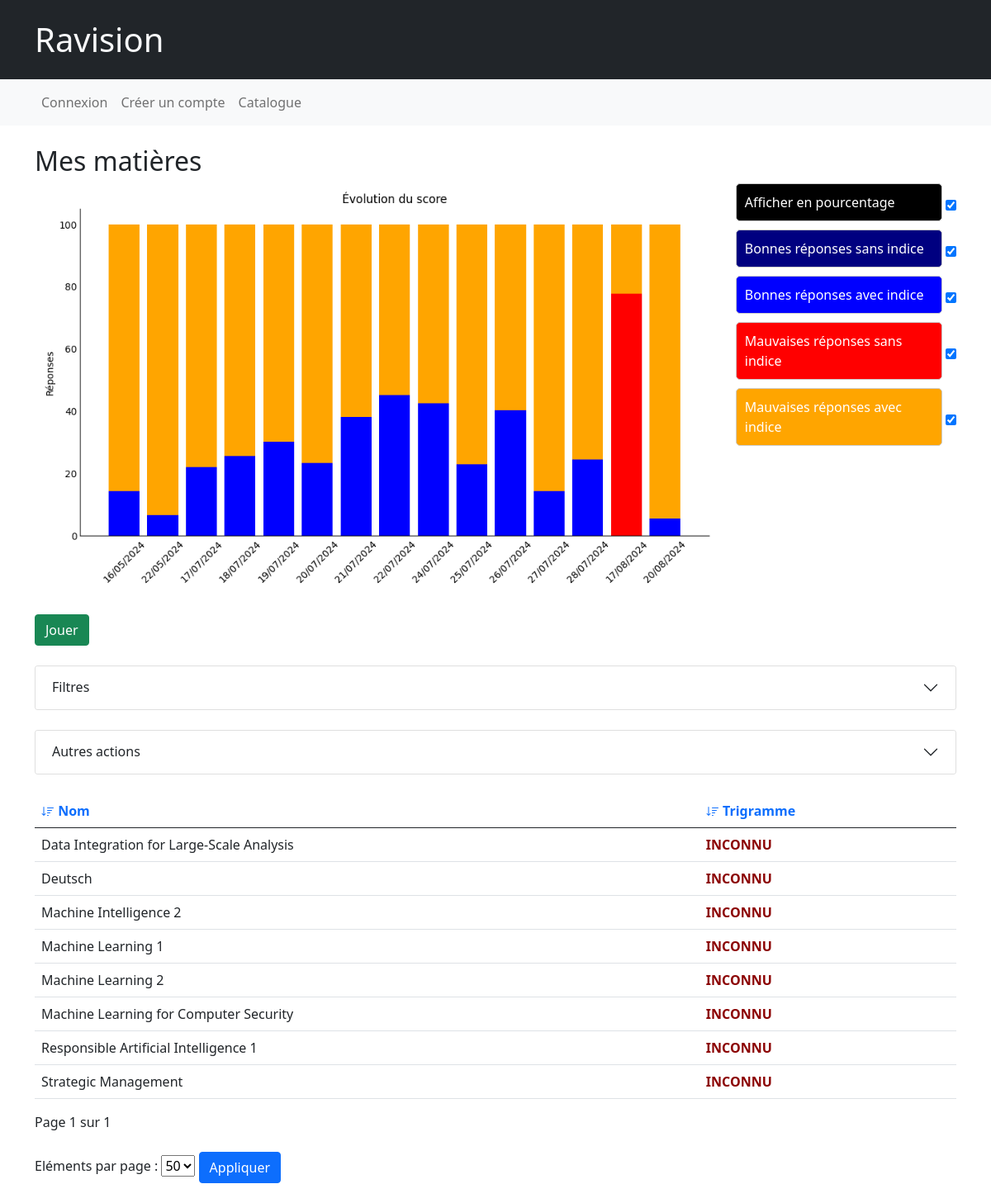
/quizz/subjects/, run on an earlier commit of the app's database.
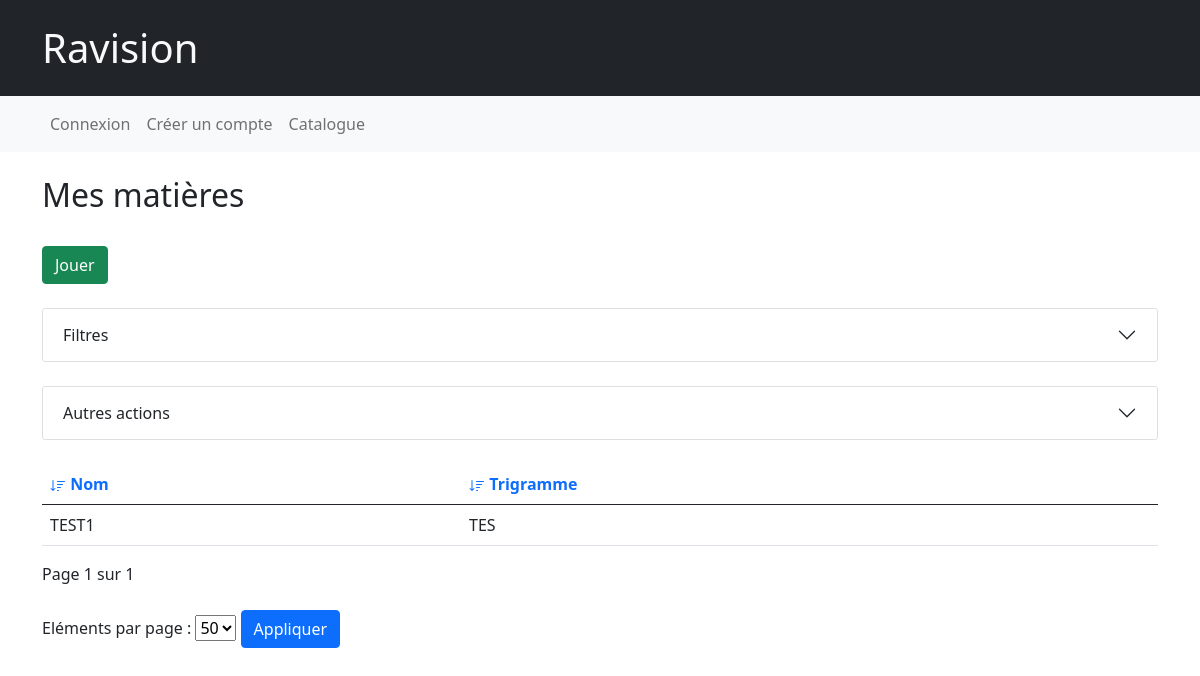
And on a later commit of the database.
### quizz/models.py (models this page shows, shortened)
class Subject(models.Model):
    private = models.BooleanField(default=False)
    name = models.CharField(max_length = 255,default="")
    short_name = models.CharField(max_length = 3,default="",unique=True)
    def as_dict(self):
        return {
            'name': self.name,
            'short_name': self.short_name
        }

### quizz/views.py (the view, shortened to what this page needs)
# urls.py: path('subjects/', views.subjects, name='subjects'),
def subjects(request):
    filterForm = SubjectFilterForm(request.GET)
    subjects = Subject.objects.all()
    addForm = SubjectUpdateForm()
    tests = Test.objects.all()
    chart = get_custom_scores(tests, request)
    if filterForm.is_valid():
        subjects = filterForm.filter_queryset(subjects)
    subjects = paginate_children(request,subjects)
    fields = {'name':'Nom','short_name':'Trigramme'}
    action = 'subjects'
    context = prepare_render_context(action, filterForm, subjects, request, fields, childurl='subject', addForm = addForm, chart=chart)
    return update_page(request,chart,action,context)

### quizz/forms.py (called while the page is built)
    def filter_queryset(self, queryset, **kwargs):
        filters = {}
        for field in self.fields:
            if self.cleaned_data.get(field):
                filters[f"{field}__icontains"] = self.cleaned_data.get(field)
        return queryset.filter(**filters, **kwargs)

### quizz/utils.py (called while the page is built)
def get_graph():
    buffer = BytesIO()
    plt.savefig(buffer, format='png')
    buffer.seek(0)
    image_png = buffer.getvalue()
    graph = base64.b64encode(image_png)
    graph = graph.decode('utf-8')
    buffer.close()
    return graph

def get_custom_scores(tests, request):
    values = ['1', None]
    percentage = (request.GET.get('percentage') in values)
    show_correct_without_hint = (request.GET.get('show_correct_without_hint') in values)
    show_correct_with_hint = (request.GET.get('show_correct_with_hint') in values)
    show_incorrect_without_hint = (request.GET.get('show_incorrect_without_hint') in values)
    show_incorrect_with_hint = (request.GET.get('show_incorrect_with_hint') in values)
    return get_scores(tests, percentage, show_correct_without_hint, show_correct_with_hint, show_incorrect_without_hint, show_incorrect_with_hint)

def getChildrenPerPage(request):
    return request.GET.get('children_per_page', DEFAULT_PER_PAGE)

def ajax_check(request):
    return request.headers.get('X-Requested-With') == 'XMLHttpRequest'

def paginate_children(request,children):
    return paginate_queryset(children.order_by(f"{'-' if request.GET.get('order', 'asc') == 'desc' else ''}{request.GET.get('sort_by', 'name')}"), request, getChildrenPerPage(request))

def update_page(request,chart,action,context):
    if ajax_check(request):
        return update_chart(request,chart)
    return render(request, f'quizz/{action}.html', context)

def paginate_queryset(queryset, request, per_page=10):
    paginator = Paginator(queryset, per_page)
    page_number = request.GET.get('page')
    try:
        return paginator.page(page_number)
    except PageNotAnInteger:
        return paginator.page(1)
    except EmptyPage:
        return paginator.page(paginator.num_pages)

### quizz/templates/quizz/subjects.html
{% extends 'quizz/base.html' %}
{% block content %}
<h2>Mes matières</h2>
{% include 'quizz/object.html' %}
{% endblock %}

### quizz/templates/quizz/base.html (shortened to what this page needs)
<!DOCTYPE html>
<html lang="en">
<head>
    {%load static%}
    <link rel="stylesheet" href="{% static 'quizz/style.css' %}">
    <link rel="stylesheet" href="https://cdn.jsdelivr.net/npm/bootstrap@5.0.0/dist/css/bootstrap.min.css">
</head>
<body>
    <header class="bg-dark text-light py-4">
        <div class="container">
            <h1 class="mb-0">Ravision</h1>
        </div>
    </header>
    <nav class="navbar navbar-expand-lg navbar-light bg-light">
        <div class="container">
            <ul class="navbar-nav">
                {% if user.is_authenticated %}
                <li class="nav-item">
                    <a class="nav-link" href="{% url 'subjects' %}">Mes matières</a>
                </li>
                <li class="nav-item">
                    <a class="nav-link" href="{% url 'import_excel' %}">Importer</a>
                </li>
                <li class="nav-item">
                    <a class="nav-link" href="{% url 'quizzes' %}">Parties en cours</a>
                </li>
                <li class="nav-item">
                    <a class="nav-link" href="{% url 'account' %}">Mon compte</a>
                </li>
                {% else %}
                <li class="nav-item">
                    <a class="nav-link" href="{% url 'login' %}">Connexion</a>
                </li>
                <li class="nav-item">
                    <a class="nav-link" href="{% url 'register' %}">Créer un compte</a>
                </li>
                {% endif %}
                <li class="nav-item">
                    <a class="nav-link" href="{% url 'subjects' %}">Catalogue</a>
                </li>
            </ul>
        </div>
    </nav>
    <main class="container mt-4">
        {% block content %}
        {% endblock %}
    </main>
</body>
</html>

### quizz/templates/quizz/object.html (shortened to what this page needs)
{% block content %}
{% if chart %}
<div id="chart-container">
{% include 'quizz/graph.html' %}
<form method="get" id="score-form">
    <label for="percentage" id="label-percentage" class="btn label {% if request.GET.percentage in defaultvis %}label-white{% else %}label-grey{% endif %}">
        Afficher en pourcentage</label>
    <input type="checkbox" id="percentage" name="percentage" value="1"
        {% if request.GET.percentage in defaultvis %}checked{% endif %}
        onchange="submitFormAjax();toggleLabelColor('#label-percentage','label-white');">
    <br />
    <label for="show_correct_without_hint" id="label-cwo" class="btn label {% if request.GET.show_correct_without_hint in defaultvis %}label-navy{% else %}label-grey{% endif %}">Bonnes réponses sans indice</label>
    <input type="checkbox" id="show_correct_without_hint" name="show_correct_without_hint" value="1"
        {% if request.GET.show_correct_without_hint in defaultvis %}checked{% endif %}
        onchange="submitFormAjax();toggleLabelColor('#label-cwo','label-navy');">
    <br />
    <label for="show_correct_with_hint" id="label-cwi" class="btn label {% if request.GET.show_correct_with_hint in defaultvis %}label-blue{% else %}label-grey{% endif %}">Bonnes réponses avec indice</label>
    <input type="checkbox" id="show_correct_with_hint" name="show_correct_with_hint" value="1"
        {% if request.GET.show_correct_with_hint in defaultvis %}checked{% endif %}
        onchange="submitFormAjax();toggleLabelColor('#label-cwi','label-blue');">
    <br />
    <label for="show_incorrect_without_hint" id="label-iwo" class="btn label {% if request.GET.show_incorrect_without_hint in defaultvis %}label-red{% else %}label-grey{% endif %}">Mauvaises réponses sans indice</label>
    <input type="checkbox" id="show_incorrect_without_hint" name="show_incorrect_without_hint" value="1"
        {% if request.GET.show_incorrect_without_hint in defaultvis %}checked{% endif %}
        onchange="submitFormAjax();toggleLabelColor('#label-iwo','label-red');">
    <br />
    <label for="show_incorrect_with_hint" id="label-iwi" class="btn label {% if request.GET.show_incorrect_with_hint in defaultvis %}label-orange{% else %}label-grey{% endif %}">Mauvaises réponses avec indice</label>
    <input type="checkbox" id="show_incorrect_with_hint" name="show_incorrect_with_hint" value="1"
        {% if request.GET.show_incorrect_with_hint in defaultvis %}checked{% endif %}
        onchange="submitFormAjax();toggleLabelColor('#label-iwi','label-orange');">
</form>
</div>
{% endif %}
{% if urls.game %}
    <br />
    <form method="post" action="{% if quizz%}{% url urls.game object.id%}{%elif object %}{% url urls.game urls.action object.id%}{% else %}{% url urls.game urls.action 0 %}{% endif %}">
        <button type="submit" class="btn btn-success" name="action" value="play">Jouer</button>
    </form>
{% endif %}
{% if forms.filter %}
<br />
<div class="accordion" id="filterAccordion2">
    <div class="accordion-item">
        <h2 class="accordion-header" id="filterHeading2">
            <button class="accordion-button collapsed" type="button" data-bs-toggle="collapse" data-bs-target="#filterCollapse2" aria-expanded="true" aria-controls="filterCollapse2">
                Filtres
            </button>
        </h2>
    </div>
</div>
{% endif %}
<br />
<div class="accordion" id="filterAccordion3">
    <div class="accordion-item">
        <h2 class="accordion-header" id="filterHeading3">
            <button class="accordion-button collapsed" type="button" data-bs-toggle="collapse" data-bs-target="#filterCollapse3" aria-expanded="true" aria-controls="filterCollapse3">
                Autres actions
            </button>
        </h2>
    </div>
</div>
<br />
<table class="table">
    <thead>
        <tr>
            {% for field, label in fields.items %}
            <th>
                <a style="text-decoration:none" href="?sort_by={{ field }}&order={% if sort_by == field %}{% if order == 'desc' %}asc{% else %}desc{% endif %}{% else %}asc{% endif %}&children_per_page={{children_per_page}}">
                    <svg xmlns="http://www.w3.org/2000/svg" width="16" height="16" fill="currentColor" class="bi bi-sort-down{% if sort_by == field %} {% if order == 'desc' %}rotate180{% endif %}{% endif %}" viewBox="0 0 16 16">
                        <path d="M3.5 2.5a.5.5 0 0 0-1 0v8.793l-1.146-1.147a.5.5 0 0 0-.708.708l2 1.999.007.007a.497.497 0 0 0 .7-.006l2-2a.5.5 0 0 0-.707-.708L3.5 11.293zm3.5 1a.5.5 0 0 1 .5-.5h7a.5.5 0 0 1 0 1h-7a.5.5 0 0 1-.5-.5M7.5 6a.5.5 0 0 0 0 1h5a.5.5 0 0 0 0-1zm0 3a.5.5 0 0 0 0 1h3a.5.5 0 0 0 0-1zm0 3a.5.5 0 0 0 0 1h1a.5.5 0 0 0 0-1z"/>
                    </svg>
                 {{ label }}</a>
            </th>
            {% endfor %}
        </tr>
    </thead>
    <tbody>
        {% for object in children %}
        <tr class="object-row" data-url="{% url urls.child id=object.id%}">
            {% for key, value in object.as_dict.items %}
            <td>{{ value|default:"<span style='color: darkred;font-weight: bold;'>INCONNU</span>" }}</td>
            {% endfor %}
        </tr>
        {% endfor %}
    </tbody>
</table>
{% if children %}
<div class="pagination">
    <span class="step-links">
        <span class="current">
            Page {{ children.number }} sur {{ children.paginator.num_pages }}
        </span>
    </span>
</div>
<br />
<form method="get" action="{% if object.id %}{% url urls.action id=object.id%}{% else %}{% url urls.action %}{% endif %}">
    <label for="children_per_page">Eléments par page :</label>
    <select name="children_per_page" id="children_per_page">
        {% for option in amounts_of_children %}
            <option value="{{ option }}" {% if children_per_page == option %} selected {% endif %}>{{ option }}</option>
        {% endfor %}
    </select>
    <button type="submit" class="btn btn-primary">Appliquer</button>
</form>
<br />
{% endif %}
{% endblock %}

### quizz/templates/quizz/graph.html (shortened to what this page needs)
<div id="graph-container">
    <div class="image-container position-relative">
        {%if chart %}<img class="img-fluid" />{% endif %}
    </div>
</div>

What changed in the data, as far as the page shows it:
removed Subject: as_dict "Data Integration for Large-Scale Analysis" "INCONNU"
removed Subject: as_dict "Deutsch" "INCONNU"
removed Subject: as_dict "Machine Intelligence 2" "INCONNU"
removed Subject: as_dict "Machine Learning 1" "INCONNU"
removed Subject: as_dict "Machine Learning 2" "INCONNU"
removed Subject: as_dict "Machine Learning for Computer Security" "INCONNU"
removed Subject: as_dict "Responsible Artificial Intelligence 1" "INCONNU"
removed Subject: as_dict "Strategic Management" "INCONNU"
added Subject: as_dict "TEST1" "TES"
Also different on the page:
form field percentage: "☑" → (not shown)
form field show_correct_without_hint: "☑" → (not shown)
form field show_correct_with_hint: "☑" → (not shown)
form field show_incorrect_without_hint: "☑" → (not shown)
form field show_incorrect_with_hint: "☑" → (not shown)
text no longer shown: "Afficher en pourcentage Bonnes réponses sans indice Bonnes réponses avec indice Mauvaises réponses sans indice Mauvaises réponses avec indice"
